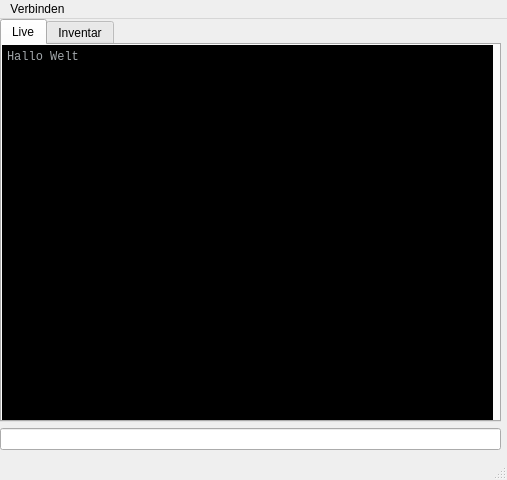
<?xml version="1.0" encoding="UTF-8"?>
<ui version="4.0">
 <class>MainWindow</class>
 <widget class="QMainWindow" name="MainWindow">
  <property name="geometry">
   <rect>
    <x>0</x>
    <y>0</y>
    <width>507</width>
    <height>480</height>
   </rect>
  </property>
  <property name="windowTitle">
   <string>MainWindow</string>
  </property>
  <widget class="QWidget" name="centralwidget">
   <widget class="QWidget" name="">
    <property name="geometry">
     <rect>
      <x>0</x>
      <y>0</y>
      <width>501</width>
      <height>431</height>
     </rect>
    </property>
    <layout class="QVBoxLayout" name="verticalLayout">
     <item>
      <widget class="QTabWidget" name="tabWidget">
       <property name="sizePolicy">
        <sizepolicy hsizetype="Expanding" vsizetype="Expanding">
         <horstretch>0</horstretch>
         <verstretch>0</verstretch>
        </sizepolicy>
       </property>
       <property name="currentIndex">
        <number>0</number>
       </property>
       <widget class="QWidget" name="tab">
        <property name="toolTip">
         <string/>
        </property>
        <attribute name="title">
         <string>Live</string>
        </attribute>
        <widget class="QPlainTextEdit" name="plainTextEdit">
         <property name="enabled">
          <bool>false</bool>
         </property>
         <property name="geometry">
          <rect>
           <x>0</x>
           <y>0</y>
           <width>491</width>
           <height>381</height>
          </rect>
         </property>
         <property name="font">
          <font>
           <family>Monospace</family>
          </font>
         </property>
         <property name="styleSheet">
          <string notr="true">background-color: rgb(0, 0, 0);
color: rgb(163, 168, 172);</string>
         </property>
         <property name="plainText">
          <string>Hallo Welt</string>
         </property>
        </widget>
       </widget>
       <widget class="QWidget" name="tab_2">
        <attribute name="title">
         <string>Inventar</string>
        </attribute>
       </widget>
      </widget>
     </item>
     <item>
      <widget class="QLineEdit" name="lineEdit"/>
     </item>
    </layout>
   </widget>
  </widget>
  <widget class="QMenuBar" name="menubar">
   <property name="geometry">
    <rect>
     <x>0</x>
     <y>0</y>
     <width>507</width>
     <height>20</height>
    </rect>
   </property>
   <widget class="QMenu" name="menuSpiel">
    <property name="title">
     <string>Verbinden</string>
    </property>
    <addaction name="actionSchnell"/>
    <addaction name="actionVorherige"/>
   </widget>
   <addaction name="menuSpiel"/>
  </widget>
  <widget class="QStatusBar" name="statusbar"/>
  <action name="actionSchnell">
   <property name="text">
    <string>Schnell</string>
   </property>
  </action>
  <action name="actionVorherige">
   <property name="text">
    <string>Vorherige</string>
   </property>
  </action>
 </widget>
 <resources/>
 <connections/>
</ui>
